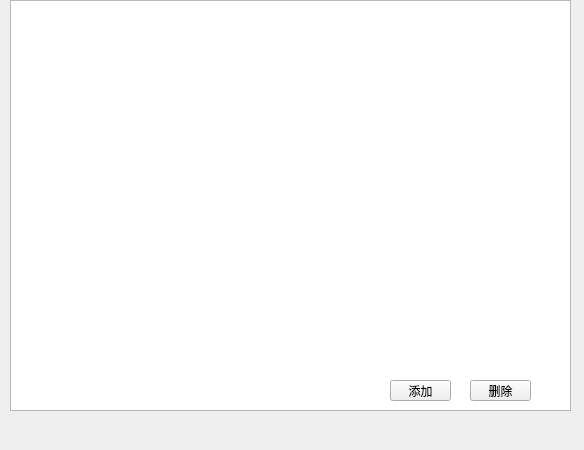
<?xml version="1.0" encoding="UTF-8"?>
<ui version="4.0">
 <class>people_list</class>
 <widget class="QWidget" name="people_list">
  <property name="geometry">
   <rect>
    <x>0</x>
    <y>0</y>
    <width>584</width>
    <height>450</height>
   </rect>
  </property>
  <property name="windowTitle">
   <string>Form</string>
  </property>
  <widget class="QListWidget" name="listWidget">
   <property name="geometry">
    <rect>
     <x>10</x>
     <y>0</y>
     <width>561</width>
     <height>411</height>
    </rect>
   </property>
  </widget>
  <widget class="QPushButton" name="addBtn">
   <property name="geometry">
    <rect>
     <x>390</x>
     <y>380</y>
     <width>61</width>
     <height>21</height>
    </rect>
   </property>
   <property name="text">
    <string>添加</string>
   </property>
  </widget>
  <widget class="QPushButton" name="deleBtn">
   <property name="geometry">
    <rect>
     <x>470</x>
     <y>380</y>
     <width>61</width>
     <height>21</height>
    </rect>
   </property>
   <property name="text">
    <string>删除</string>
   </property>
  </widget>
 </widget>
 <resources/>
 <connections/>
</ui>
